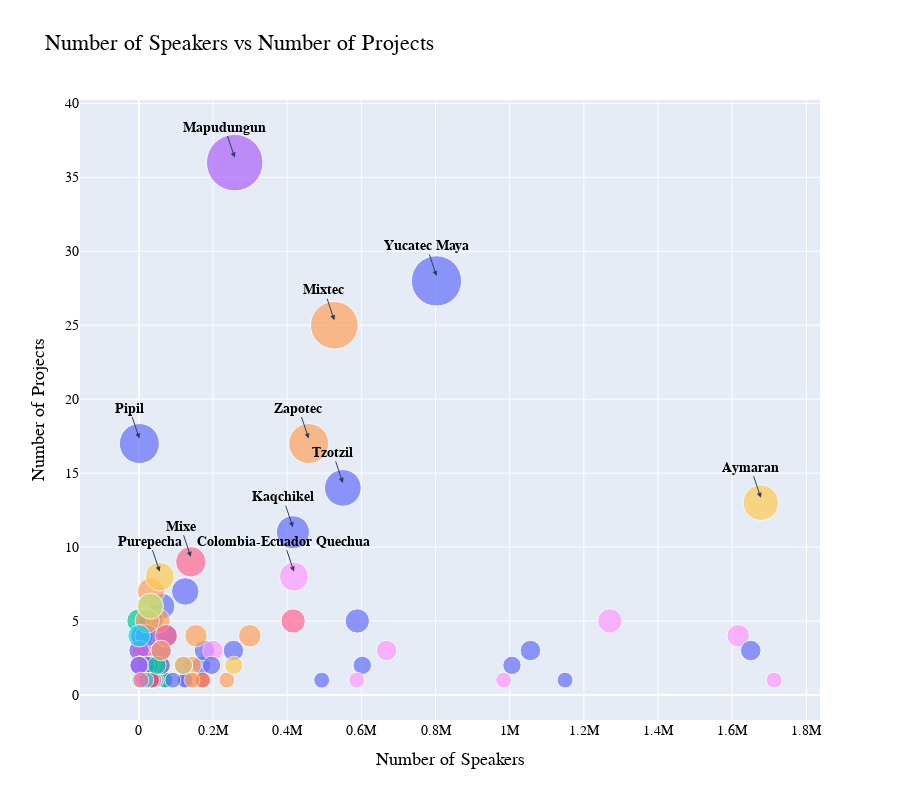

The notebook cell this image was saved under:
### Markdown cell above
## Correlation between number of speakers and number of projects

### Code cell
import plotly.express as px
import plotly.graph_objects as go
import numpy as np
from sklearn.linear_model import LinearRegression

# Prepare the data
#Exclude "Quechuan" and "Paraguayan Guarani" because they are outliers
df = df_projects.copy(deep=True)
df = df_projects[df_projects['Language'] != 'Quechuan']
df = df[df['Language'] != 'Paraguayan Guaraní']
df = df.groupby('Language').agg({'Speakers':'first', 'Project':'count', 'Family':'first', 'Country':'first', 'State initiative':'sum', 'External organization':'sum', 'Universities and institutes':'sum', 'Community':'sum'}).reset_index()

df['Adjusted Project'] = df['Project']+2

# Create the correlation plot
fig = px.scatter(df, x='Speakers', y='Project', size='Adjusted Project', color='Family', hover_data=['Language', 'Project'], height=800, size_max=40, title='Number of Speakers vs Number of Projects')


# Prepare the data for the regression model
X = df['Speakers'].values.reshape(-1, 1)

y = df['Project'].values

#Find regression line
# Create a linear regression model
model = LinearRegression()
model.fit(X, y)

# Predict y values
y_pred = model.predict(X)

# Print the R^2 value
print('R^2:', model.score(X, y))

# Create a trace for the regression line
trace = go.Scatter(x=df['Speakers'], y=y_pred, mode='lines', name='Regression Line')

# Add the regression line to the plot
# fig.add_trace(trace)

#Rename the legend title 
fig.update_layout(
    legend_title_text='Language Family',
    legend_title_font=dict(size=18, family='Arial', color='Black'),
    font=dict(size=16, family='Arial', color='Black'),
    showlegend=True
)

#Rename the axes
fig.update_xaxes(
    title_text='Number of Speakers',
    title_font=dict(size=18, family='Arial', color='Black'),
    tickfont=dict(size=14, family='Arial', color='Black')
)
fig.update_yaxes(
    title_text='Number of Projects',
    title_font=dict(size=18, family='Arial', color='Black'),
    tickfont=dict(size=14, family='Arial', color='Black')
)

#Hide the legend
fig.update_layout(showlegend=False)

#Write the name of the language in the circle for the 11 languages with the most projects
top_11 = df.nlargest(11, 'Project')
for i in range(11):
    fig.add_annotation(x=top_11.iloc[i]['Speakers'], y=top_11.iloc[i]['Project'], text=top_11.iloc[i]['Language'], showarrow=True,arrowhead=2, yshift=5, font=dict(size=14, color='Black', family='Arial', weight='bold'))

# Show the plot
fig.show()

### Figure 1 — Plotly figure (JSON) as saved in the notebook; plotly's stock layout.template omitted (floating-point values rounded to 4 significant figures)
{"data": [{"customdata": [["Achi"], ["Chol"], ["Chortí"], ["Chuj"], ["Huastec"], ["Itzá"], ["K'iche'"], ["Kaqchikel"], ["Kekchí"], ["Mam"], ["Popti'"], ["Poqomchi'"], ["Q'anjob'al"], ["Tabasco Chontal"], ["Tojolabal"], ["Tz'utujil"], ["Tzeltal"], ["Tzotzil"], ["Yucatec Maya"]], "hovertemplate": "Family=Mayan<br>Speakers=%{x}<br>Project=%{y}<br>Adjusted Project=%{marker.size}<br>Language=%{customdata[0]}<extra></extra>", "legendgroup": "Mayan", "marker": {"color": "#636efa", "size": [3, 5, 3, 8, 4, 3, 5, 13, 3, 4, 7, 3, 5, 4, 3, 6, 7, 16, 30], "sizemode": "area", "sizeref": 0.02375, "symbol": "circle"}, "mode": "markers", "name": "Mayan", "orientation": "v", "showlegend": true, "type": "scatter", "x": [124000, 255000, 16700, 62120, 169000, 410, 1055890, 415370, 1149200, 602400, 33080, 133000, 176900, 60600, 67000, 72400, 589000, 550000, 802520], "xaxis": "x", "y": [1, 3, 1, 6, 2, 1, 3, 11, 1, 2, 5, 1, 3, 2, 1, 4, 5, 14, 28], "yaxis": "y"}, {"customdata": [["Achuar-Shiwiar"], ["Aguaruna"], ["Huambisa"], ["Shuar"]], "hovertemplate": "Family=Chicham<br>Speakers=%{x}<br>Project=%{y}<br>Adjusted Project=%{marker.size}<br>Language=%{customdata[0]}<extra></extra>", "legendgroup": "Chicham", "marker": {"color": "#EF553B", "size": [6, 5, 3, 4], "sizemode": "area", "sizeref": 0.02375, "symbol": "circle"}, "mode": "markers", "name": "Chicham", "orientation": "v", "showlegend": true, "type": "scatter", "x": [7940, 53400, 10200, 42300], "xaxis": "x", "y": [4, 3, 1, 2], "yaxis": "y"}, {"customdata": [["Aché"], ["Chiriguanic"], ["Chiripá"], ["Cocama-Cocamilla"], ["Kaiwá"]], "hovertemplate": "Family=Tupian<br>Speakers=%{x}<br>Project=%{y}<br>Adjusted Project=%{marker.size}<br>Language=%{customdata[0]}<extra></extra>", "legendgroup": "Tupian", "marker": {"color": "#00cc96", "size": [5, 3, 3, 7, 3], "sizemode": "area", "sizeref": 0.02375, "symbol": "circle"}, "mode": "markers", "name": "Tupian", "orientation": "v", "showlegend": true, "type": "scatter", "x": [910, 71289, 16350, 250, 18000], "xaxis": "x", "y": [3, 1, 1, 5, 1], "yaxis": "y"}, {"customdata": [["Amarakaeri"]], "hovertemplate": "Family=Harakmbut<br>Speakers=%{x}<br>Project=%{y}<br>Adjusted Project=%{marker.size}<br>Language=%{customdata[0]}<extra></extra>", "legendgroup": "Harakmbut", "marker": {"color": "#ab63fa", "size": [3], "sizemode": "area", "sizeref": 0.02375, "symbol": "circle"}, "mode": "markers", "name": "Harakmbut", "orientation": "v", "showlegend": true, "type": "scatter", "x": [1910], "xaxis": "x", "y": [1], "yaxis": "y"}, {"customdata": [["Amuzgoan"], ["Atzingo Matlatzinca"], ["Chatino"], ["Chinantecan"], ["Chochotec"], ["Cuicatec"], ["Estado de México Otomi"], ["Ixcatec"], ["Ixcatlán Mazatec"], ["Jalapa De Díaz Mazatec"], ["Mazahua"], ["Mazatecan"], ["Mephaa"], ["Metlatónoc Mixtec"], ["Mixtec"], ["Northern Pame"], ["Ojitlán Chinantec"], ["Otomi"], ["Querétaro Otomi"], ["San Francisco Matlatzinca"], ["Santa María Zacatepec Mixtec"], ["Southern Pame"], ["Teotitlán del Valle Zapotec"], ["Teutila Cuicatec"], ["Tlacoatzintepec Chinantec"], ["Trique"], ["Usila Chinantec"], ["Zapotec"]], "hovertemplate": "Family=Otomanguean<br>Speakers=%{x}<br>Project=%{y}<br>Adjusted Project=%{marker.size}<br>Language=%{customdata[0]}<extra></extra>", "legendgroup": "Otomanguean", "marker": {"color": "#FFA15A", "size": [4, 3, 7, 4, 3, 3, 6, 3, 3, 3, 6, 3, 3, 3, 27, 3, 3, 6, 9, 3, 3, 3, 3, 3, 3, 8, 3, 19], "sizemode": "area", "sizeref": 0.02375, "symbol": "circle"}, "mode": "markers", "name": "Otomanguean", "orientation": "v", "showlegend": true, "type": "scatter", "x": [59900, 100, 52100, 144000, 850, 13000, 20000, 9, 8590, 17500, 154000, 237000, 147000, 46600, 527000, 340, 37900, 299000, 33000, 650, 2570, 0, 28000, 3140, 1720, 29500, 7410, 457882], "xaxis": "x", "y": [2, 1, 5, 2, 1, 1, 4, 1, 1, 1, 4, 1, 1, 1, 25, 1, 1, 4, 7, 1, 1, 1, 1, 1, 1, 6, 1, 17], "yaxis": "y"}, {"customdata": [["Arabela"], ["Iquito"], ["Záparo"]], "hovertemplate": "Family=Zaparoan<br>Speakers=%{x}<br>Project=%{y}<br>Adjusted Project=%{marker.size}<br>Language=%{customdata[0]}<extra></extra>", "legendgroup": "Zaparoan", "marker": {"color": "#19d3f3", "size": [3, 4, 3], "sizemode": "area", "sizeref": 0.02375, "symbol": "circle"}, "mode": "markers", "name": "Zaparoan", "orientation": "v", "showlegend": true, "type": "scatter", "x": [50, 25, 3], "xaxis": "x", "y": [1, 2, 1], "yaxis": "y"}, {"customdata": [["Asháninka"], ["Caquinte"], ["Ignaciano"], ["Machiguenga"], ["Nomatsiguenga"], ["Wayuu"], ["Yanesha'"], ["Yine"]], "hovertemplate": "Family=Arawakan<br>Speakers=%{x}<br>Project=%{y}<br>Adjusted Project=%{marker.size}<br>Language=%{customdata[0]}<extra></extra>", "legendgroup": "Arawakan", "marker": {"color": "#FF6692", "size": [4, 3, 3, 5, 5, 7, 3, 4], "sizemode": "area", "sizeref": 0.02375, "symbol": "circle"}, "mode": "markers", "name": "Arawakan", "orientation": "v", "showlegend": true, "type": "scatter", "x": [35200, 440, 1080, 21400, 8020, 416000, 7520, 3260], "xaxis": "x", "y": [2, 1, 1, 3, 3, 5, 1, 2], "yaxis": "y"}, {"customdata": [["Awa-Cuaiquer"], ["Cha'palaa"], ["Tsafiki"]], "hovertemplate": "Family=Barbacoan<br>Speakers=%{x}<br>Project=%{y}<br>Adjusted Project=%{marker.size}<br>Language=%{customdata[0]}<extra></extra>", "legendgroup": "Barbacoan", "marker": {"color": "#B6E880", "size": [3, 3, 4], "sizemode": "area", "sizeref": 0.02375, "symbol": "circle"}, "mode": "markers", "name": "Barbacoan", "orientation": "v", "showlegend": true, "type": "scatter", "x": [14100, 5870, 1870], "xaxis": "x", "y": [1, 1, 2], "yaxis": "y"}, {"customdata": [["Ayacucho Quechua"], ["Central Quechua I"], ["Colombia-Ecuador Quechua"], ["Colombian Inga"], ["Cuscan Quechua"], ["Cusco Quechua"], ["Eastern Apurímac Quechua"], ["Huaylay"], ["Lambayeque Quechua"], ["Santiago del Estero Quichua"], ["South Bolivian Quechua"]], "hovertemplate": "Family=Quechuan<br>Speakers=%{x}<br>Project=%{y}<br>Adjusted Project=%{marker.size}<br>Language=%{customdata[0]}<extra></extra>", "legendgroup": "Quechuan", "marker": {"color": "#FF97FF", "size": [7, 3, 10, 3, 3, 5, 5, 3, 3, 5, 6], "sizemode": "area", "sizeref": 0.02375, "symbol": "circle"}, "mode": "markers", "name": "Quechuan", "orientation": "v", "showlegend": true, "type": "scatter", "x": [1270000, 983540, 418000, 22000, 1713000, 668000, 200000, 587520, 30000, 60000, 1616120], "xaxis": "x", "y": [5, 1, 8, 1, 1, 3, 3, 1, 1, 3, 4], "yaxis": "y"}, {"customdata": [["Aymaran"], ["Jaqaru"]], "hovertemplate": "Family=Aymaran<br>Speakers=%{x}<br>Project=%{y}<br>Adjusted Project=%{marker.size}<br>Language=%{customdata[0]}<extra></extra>", "legendgroup": "Aymaran", "marker": {"color": "#FECB52", "size": [15, 3], "sizemode": "area", "sizeref": 0.02375, "symbol": "circle"}, "mode": "markers", "name": "Aymaran", "orientation": "v", "showlegend": true, "type": "scatter", "x": [1677100, 730], "xaxis": "x", "y": [13, 1], "yaxis": "y"}, {"customdata": [["Aztec"], ["Central Guerrero Nahuatl"], ["Central Huasteca Nahuatl"], ["Central Puebla Nahuatl"], ["Coran"], ["Eastern Huasteca Nahuatl"], ["Highland Puebla Nahuatl"], ["Huarijio"], ["Huasteca Nahuatl"], ["Huaxcaleca Nahuatl"], ["Huichol"], ["Isthmus Nahuatl"], ["Mayo"], ["Northern Oaxaca Nahuatl"], ["Northern Puebla Nahuatl"], ["Northern Tepehuan"], ["Orizaba Nahuatl"], ["Pipil"], ["Southeastern Tepehuan"], ["Tarahumaran"], ["Tepehuan"], ["Tlaxcala-Puebla-Central Nahuatl"], ["Western Durango Nahuatl"], ["Western Tarahumara"], ["Yaqui"]], "hovertemplate": "Family=Uto-Aztecan<br>Speakers=%{x}<br>Project=%{y}<br>Adjusted Project=%{marker.size}<br>Language=%{customdata[0]}<extra></extra>", "legendgroup": "Uto-Aztecan", "marker": {"color": "#636efa", "size": [5, 9, 4, 4, 3, 3, 3, 3, 4, 3, 5, 3, 4, 6, 4, 3, 4, 19, 3, 3, 4, 3, 3, 3, 6], "sizemode": "area", "sizeref": 0.02375, "symbol": "circle"}, "mode": "markers", "name": "Uto-Aztecan", "orientation": "v", "showlegend": true, "type": "scatter", "x": [1650000, 125000, 196000, 16000, 33200, 493000, 125000, 2140, 1006000, 7000, 60300, 38570, 25000, 8130, 60000, 9860, 120000, 1300, 10600, 91600, 29160, 40000, 900, 9230, 20040], "xaxis": "x", "y": [3, 7, 2, 2, 1, 1, 1, 1, 2, 1, 3, 1, 2, 4, 2, 1, 2, 17, 1, 1, 2, 1, 1, 1, 4], "yaxis": "y"}, {"customdata": [["Barí"], ["Bribri"], ["Ngäbere"], ["Rama"]], "hovertemplate": "Family=Chibchan<br>Speakers=%{x}<br>Project=%{y}<br>Adjusted Project=%{marker.size}<br>Language=%{customdata[0]}<extra></extra>", "legendgroup": "Chibchan", "marker": {"color": "#EF553B", "size": [3, 3, 3, 3], "sizemode": "area", "sizeref": 0.02375, "symbol": "circle"}, "mode": "markers", "name": "Chibchan", "orientation": "v", "showlegend": true, "type": "scatter", "x": [5020, 7000, 171840, 740], "xaxis": "x", "y": [1, 1, 1, 1], "yaxis": "y"}, {"customdata": [["Bora"]], "hovertemplate": "Family=Boran<br>Speakers=%{x}<br>Project=%{y}<br>Adjusted Project=%{marker.size}<br>Language=%{customdata[0]}<extra></extra>", "legendgroup": "Boran", "marker": {"color": "#00cc96", "size": [3], "sizemode": "area", "sizeref": 0.02375, "symbol": "circle"}, "mode": "markers", "name": "Boran", "orientation": "v", "showlegend": true, "type": "scatter", "x": [1350], "xaxis": "x", "y": [1], "yaxis": "y"}, {"customdata": [["Camsá"], ["Candoshi-Shapra"], ["Cofán"], ["Hoti"], ["Kunza"], ["Pumé"], ["Páez"], ["Seri"], ["Urarina"], ["Waorani"], ["Warao"]], "hovertemplate": "Family=-<br>Speakers=%{x}<br>Project=%{y}<br>Adjusted Project=%{marker.size}<br>Language=%{customdata[0]}<extra></extra>", "legendgroup": "-", "marker": {"color": "#ab63fa", "size": [3, 4, 3, 3, 4, 3, 5, 5, 3, 4, 3], "sizemode": "area", "sizeref": 0.02375, "symbol": "circle"}, "mode": "markers", "name": "-", "orientation": "v", "showlegend": true, "type": "scatter", "x": [4000, 3260, 1020, 1500, 0, 7900, 60000, 720, 4850, 1650, 32900], "xaxis": "x", "y": [1, 2, 1, 1, 2, 1, 3, 3, 1, 2, 1], "yaxis": "y"}, {"customdata": [["Capanahua"], ["Cashibo-Cacataibo"], ["Cashinahua"], ["Ese Ejja"], ["Matsés"], ["Sharanahua"], ["Shipibo-Conibo"], ["Yaminahua"], ["Yora"]], "hovertemplate": "Family=Pano-Tacanan<br>Speakers=%{x}<br>Project=%{y}<br>Adjusted Project=%{marker.size}<br>Language=%{customdata[0]}<extra></extra>", "legendgroup": "Pano-Tacanan", "marker": {"color": "#FFA15A", "size": [3, 3, 3, 3, 3, 3, 7, 3, 3], "sizemode": "area", "sizeref": 0.02375, "symbol": "circle"}, "mode": "markers", "name": "Pano-Tacanan", "orientation": "v", "showlegend": true, "type": "scatter", "x": [100, 2780, 7420, 1110, 6500, 499, 22500, 1951, 450], "xaxis": "x", "y": [1, 1, 1, 1, 1, 1, 5, 1, 1], "yaxis": "y"}, {"customdata": [["Chaima"], ["Macushi"], ["Yukpa"]], "hovertemplate": "Family=Cariban<br>Speakers=%{x}<br>Project=%{y}<br>Adjusted Project=%{marker.size}<br>Language=%{customdata[0]}<extra></extra>", "legendgroup": "Cariban", "marker": {"color": "#19d3f3", "size": [3, 3, 3], "sizemode": "area", "sizeref": 0.02375, "symbol": "circle"}, "mode": "markers", "name": "Cariban", "orientation": "v", "showlegend": true, "type": "scatter", "x": [63, 15930, 6020], "xaxis": "x", "y": [1, 1, 1], "yaxis": "y"}, {"customdata": [["Chiquitano"]], "hovertemplate": "Family=Chiquitano<br>Speakers=%{x}<br>Project=%{y}<br>Adjusted Project=%{marker.size}<br>Language=%{customdata[0]}<extra></extra>", "legendgroup": "Chiquitano", "marker": {"color": "#FF6692", "size": [4], "sizemode": "area", "sizeref": 0.02375, "symbol": "circle"}, "mode": "markers", "name": "Chiquitano", "orientation": "v", "showlegend": true, "type": "scatter", "x": [4670], "xaxis": "x", "y": [2], "yaxis": "y"}, {"customdata": [["Cubeo"], ["Kotiria-Piratapuyo"], ["Maijiki"], ["Secoya"], ["Sionan"], ["Wa'ikhana"]], "hovertemplate": "Family=Tucanoan<br>Speakers=%{x}<br>Project=%{y}<br>Adjusted Project=%{marker.size}<br>Language=%{customdata[0]}<extra></extra>", "legendgroup": "Tucanoan", "marker": {"color": "#B6E880", "size": [3, 4, 3, 4, 3, 3], "sizemode": "area", "sizeref": 0.02375, "symbol": "circle"}, "mode": "markers", "name": "Tucanoan", "orientation": "v", "showlegend": true, "type": "scatter", "x": [6260, 2630, 190, 1870, 460, 1330], "xaxis": "x", "y": [1, 2, 1, 2, 1, 1], "yaxis": "y"}, {"customdata": [["Epena"], ["Woun Meu"]], "hovertemplate": "Family=Chocoan<br>Speakers=%{x}<br>Project=%{y}<br>Adjusted Project=%{marker.size}<br>Language=%{customdata[0]}<extra></extra>", "legendgroup": "Chocoan", "marker": {"color": "#FF97FF", "size": [3, 3], "sizemode": "area", "sizeref": 0.02375, "symbol": "circle"}, "mode": "markers", "name": "Chocoan", "orientation": "v", "showlegend": true, "type": "scatter", "x": [3552, 10800], "xaxis": "x", "y": [1, 1], "yaxis": "y"}, {"customdata": [["Filomeno Mata Totonac"], ["Totonac"], ["Zapotitlán"]], "hovertemplate": "Family=Totonacan<br>Speakers=%{x}<br>Project=%{y}<br>Adjusted Project=%{marker.size}<br>Language=%{customdata[0]}<extra></extra>", "legendgroup": "Totonacan", "marker": {"color": "#FECB52", "size": [3, 4, 4], "sizemode": "area", "sizeref": 0.02375, "symbol": "circle"}, "mode": "markers", "name": "Totonacan", "orientation": "v", "showlegend": true, "type": "scatter", "x": [15100, 256000, 120000], "xaxis": "x", "y": [1, 2, 2], "yaxis": "y"}, {"customdata": [["Huavean"]], "hovertemplate": "Family=Huavean<br>Speakers=%{x}<br>Project=%{y}<br>Adjusted Project=%{marker.size}<br>Language=%{customdata[0]}<extra></extra>", "legendgroup": "Huavean", "marker": {"color": "#636efa", "size": [4], "sizemode": "area", "sizeref": 0.02375, "symbol": "circle"}, "mode": "markers", "name": "Huavean", "orientation": "v", "showlegend": true, "type": "scatter", "x": [18800], "xaxis": "x", "y": [2], "yaxis": "y"}, {"customdata": [["Jebero"], ["Shawi"]], "hovertemplate": "Family=Cahuapanan<br>Speakers=%{x}<br>Project=%{y}<br>Adjusted Project=%{marker.size}<br>Language=%{customdata[0]}<extra></extra>", "legendgroup": "Cahuapanan", "marker": {"color": "#EF553B", "size": [3, 3], "sizemode": "area", "sizeref": 0.02375, "symbol": "circle"}, "mode": "markers", "name": "Cahuapanan", "orientation": "v", "showlegend": true, "type": "scatter", "x": [30, 14000], "xaxis": "x", "y": [1, 1], "yaxis": "y"}, {"customdata": [["Lenca-Honduras"], ["Lenca-Salvador"]], "hovertemplate": "Family=Lencan<br>Speakers=%{x}<br>Project=%{y}<br>Adjusted Project=%{marker.size}<br>Language=%{customdata[0]}<extra></extra>", "legendgroup": "Lencan", "marker": {"color": "#00cc96", "size": [3, 3], "sizemode": "area", "sizeref": 0.02375, "symbol": "circle"}, "mode": "markers", "name": "Lencan", "orientation": "v", "showlegend": true, "type": "scatter", "x": [0, 0], "xaxis": "x", "y": [1, 1], "yaxis": "y"}, {"customdata": [["Mapudungun"]], "hovertemplate": "Family=Araucanian<br>Speakers=%{x}<br>Project=%{y}<br>Adjusted Project=%{marker.size}<br>Language=%{customdata[0]}<extra></extra>", "legendgroup": "Araucanian", "marker": {"color": "#ab63fa", "size": [38], "sizemode": "area", "sizeref": 0.02375, "symbol": "circle"}, "mode": "markers", "name": "Araucanian", "orientation": "v", "showlegend": true, "type": "scatter", "x": [258410], "xaxis": "x", "y": [36], "yaxis": "y"}, {"customdata": [["Mayangna"], ["Mískito"]], "hovertemplate": "Family=Misumalpan<br>Speakers=%{x}<br>Project=%{y}<br>Adjusted Project=%{marker.size}<br>Language=%{customdata[0]}<extra></extra>", "legendgroup": "Misumalpan", "marker": {"color": "#FFA15A", "size": [3, 3], "sizemode": "area", "sizeref": 0.02375, "symbol": "circle"}, "mode": "markers", "name": "Misumalpan", "orientation": "v", "showlegend": true, "type": "scatter", "x": [8700, 143000], "xaxis": "x", "y": [1, 1], "yaxis": "y"}, {"customdata": [["Minica Huitoto"], ["Murui Huitoto"], ["Nonuya"], ["Ocaina"]], "hovertemplate": "Family=Huitotoan<br>Speakers=%{x}<br>Project=%{y}<br>Adjusted Project=%{marker.size}<br>Language=%{customdata[0]}<extra></extra>", "legendgroup": "Huitotoan", "marker": {"color": "#19d3f3", "size": [3, 6, 3, 3], "sizemode": "area", "sizeref": 0.02375, "symbol": "circle"}, "mode": "markers", "name": "Huitotoan", "orientation": "v", "showlegend": true, "type": "scatter", "x": [1500, 600, 2, 55], "xaxis": "x", "y": [1, 4, 1, 1], "yaxis": "y"}, {"customdata": [["Mixe"], ["Zoque"]], "hovertemplate": "Family=Mixe-Zoque<br>Speakers=%{x}<br>Project=%{y}<br>Adjusted Project=%{marker.size}<br>Language=%{customdata[0]}<extra></extra>", "legendgroup": "Mixe-Zoque", "marker": {"color": "#FF6692", "size": [11, 6], "sizemode": "area", "sizeref": 0.02375, "symbol": "circle"}, "mode": "markers", "name": "Mixe-Zoque", "orientation": "v", "showlegend": true, "type": "scatter", "x": [140000, 74000], "xaxis": "x", "y": [9, 4], "yaxis": "y"}, {"customdata": [["Mocoví"], ["Toba"]], "hovertemplate": "Family=Guaicuruan<br>Speakers=%{x}<br>Project=%{y}<br>Adjusted Project=%{marker.size}<br>Language=%{customdata[0]}<extra></extra>", "legendgroup": "Guaicuruan", "marker": {"color": "#B6E880", "size": [3, 8], "sizemode": "area", "sizeref": 0.02375, "symbol": "circle"}, "mode": "markers", "name": "Guaicuruan", "orientation": "v", "showlegend": true, "type": "scatter", "x": [2780, 31580], "xaxis": "x", "y": [1, 6], "yaxis": "y"}, {"customdata": [["Nicaragua Creole English"], ["San Andres Creole English"]], "hovertemplate": "Family=Indo-European<br>Speakers=%{x}<br>Project=%{y}<br>Adjusted Project=%{marker.size}<br>Language=%{customdata[0]}<extra></extra>", "legendgroup": "Indo-European", "marker": {"color": "#FF97FF", "size": [3, 3], "sizemode": "area", "sizeref": 0.02375, "symbol": "circle"}, "mode": "markers", "name": "Indo-European", "orientation": "v", "showlegend": true, "type": "scatter", "x": [18400, 12000], "xaxis": "x", "y": [1, 1], "yaxis": "y"}, {"customdata": [["Purepecha"]], "hovertemplate": "Family=Tarascan<br>Speakers=%{x}<br>Project=%{y}<br>Adjusted Project=%{marker.size}<br>Language=%{customdata[0]}<extra></extra>", "legendgroup": "Tarascan", "marker": {"color": "#FECB52", "size": [10], "sizemode": "area", "sizeref": 0.02375, "symbol": "circle"}, "mode": "markers", "name": "Tarascan", "orientation": "v", "showlegend": true, "type": "scatter", "x": [56100], "xaxis": "x", "y": [8], "yaxis": "y"}, {"customdata": [["Rapanui"]], "hovertemplate": "Family=Austronesian<br>Speakers=%{x}<br>Project=%{y}<br>Adjusted Project=%{marker.size}<br>Language=%{customdata[0]}<extra></extra>", "legendgroup": "Austronesian", "marker": {"color": "#636efa", "size": [4], "sizemode": "area", "sizeref": 0.02375, "symbol": "circle"}, "mode": "markers", "name": "Austronesian", "orientation": "v", "showlegend": true, "type": "scatter", "x": [1000], "xaxis": "x", "y": [2], "yaxis": "y"}, {"customdata": [["Sikuani"]], "hovertemplate": "Family=Guahiboan<br>Speakers=%{x}<br>Project=%{y}<br>Adjusted Project=%{marker.size}<br>Language=%{customdata[0]}<extra></extra>", "legendgroup": "Guahiboan", "marker": {"color": "#EF553B", "size": [3], "sizemode": "area", "sizeref": 0.02375, "symbol": "circle"}, "mode": "markers", "name": "Guahiboan", "orientation": "v", "showlegend": true, "type": "scatter", "x": [35000], "xaxis": "x", "y": [1], "yaxis": "y"}, {"customdata": [["Ticuna"]], "hovertemplate": "Family=Ticuna-Yuri<br>Speakers=%{x}<br>Project=%{y}<br>Adjusted Project=%{marker.size}<br>Language=%{customdata[0]}<extra></extra>", "legendgroup": "Ticuna-Yuri", "marker": {"color": "#00cc96", "size": [4], "sizemode": "area", "sizeref": 0.02375, "symbol": "circle"}, "mode": "markers", "name": "Ticuna-Yuri", "orientation": "v", "showlegend": true, "type": "scatter", "x": [48580], "xaxis": "x", "y": [2], "yaxis": "y"}, {"customdata": [["Uru"]], "hovertemplate": "Family=Uru-Chipaya<br>Speakers=%{x}<br>Project=%{y}<br>Adjusted Project=%{marker.size}<br>Language=%{customdata[0]}<extra></extra>", "legendgroup": "Uru-Chipaya", "marker": {"color": "#ab63fa", "size": [4], "sizemode": "area", "sizeref": 0.02375, "symbol": "circle"}, "mode": "markers", "name": "Uru-Chipaya", "orientation": "v", "showlegend": true, "type": "scatter", "x": [0], "xaxis": "x", "y": [2], "yaxis": "y"}, {"customdata": [["Wichi"]], "hovertemplate": "Family=Matacoan<br>Speakers=%{x}<br>Project=%{y}<br>Adjusted Project=%{marker.size}<br>Language=%{customdata[0]}<extra></extra>", "legendgroup": "Matacoan", "marker": {"color": "#FFA15A", "size": [5], "sizemode": "area", "sizeref": 0.02375, "symbol": "circle"}, "mode": "markers", "name": "Matacoan", "orientation": "v", "showlegend": true, "type": "scatter", "x": [59930], "xaxis": "x", "y": [3], "yaxis": "y"}, {"customdata": [["Xavánte"]], "hovertemplate": "Family=Nuclear-Macro-Je<br>Speakers=%{x}<br>Project=%{y}<br>Adjusted Project=%{marker.size}<br>Language=%{customdata[0]}<extra></extra>", "legendgroup": "Nuclear-Macro-Je", "marker": {"color": "#19d3f3", "size": [3], "sizemode": "area", "sizeref": 0.02375, "symbol": "circle"}, "mode": "markers", "name": "Nuclear-Macro-Je", "orientation": "v", "showlegend": true, "type": "scatter", "x": [19000], "xaxis": "x", "y": [1], "yaxis": "y"}, {"customdata": [["Yagua"]], "hovertemplate": "Family=Peba-Yagua<br>Speakers=%{x}<br>Project=%{y}<br>Adjusted Project=%{marker.size}<br>Language=%{customdata[0]}<extra></extra>", "legendgroup": "Peba-Yagua", "marker": {"color": "#FF6692", "size": [3], "sizemode": "area", "sizeref": 0.02375, "symbol": "circle"}, "mode": "markers", "name": "Peba-Yagua", "orientation": "v", "showlegend": true, "type": "scatter", "x": [5300], "xaxis": "x", "y": [1], "yaxis": "y"}], "layout": {"annotations": [{"arrowhead": 2, "font": {"color": "Black", "family": "Arial", "size": 14, "weight": "bold"}, "showarrow": true, "text": "Mapudungun", "x": 258410, "y": 36, "yshift": 5}, {"arrowhead": 2, "font": {"color": "Black", "family": "Arial", "size": 14, "weight": "bold"}, "showarrow": true, "text": "Yucatec Maya", "x": 802520, "y": 28, "yshift": 5}, {"arrowhead": 2, "font": {"color": "Black", "family": "Arial", "size": 14, "weight": "bold"}, "showarrow": true, "text": "Mixtec", "x": 527000, "y": 25, "yshift": 5}, {"arrowhead": 2, "font": {"color": "Black", "family": "Arial", "size": 14, "weight": "bold"}, "showarrow": true, "text": "Pipil", "x": 1300, "y": 17, "yshift": 5}, {"arrowhead": 2, "font": {"color": "Black", "family": "Arial", "size": 14, "weight": "bold"}, "showarrow": true, "text": "Zapotec", "x": 457882, "y": 17, "yshift": 5}, {"arrowhead": 2, "font": {"color": "Black", "family": "Arial", "size": 14, "weight": "bold"}, "showarrow": true, "text": "Tzotzil", "x": 550000, "y": 14, "yshift": 5}, {"arrowhead": 2, "font": {"color": "Black", "family": "Arial", "size": 14, "weight": "bold"}, "showarrow": true, "text": "Aymaran", "x": 1677100, "y": 13, "yshift": 5}, {"arrowhead": 2, "font": {"color": "Black", "family": "Arial", "size": 14, "weight": "bold"}, "showarrow": true, "text": "Kaqchikel", "x": 415370, "y": 11, "yshift": 5}, {"arrowhead": 2, "font": {"color": "Black", "family": "Arial", "size": 14, "weight": "bold"}, "showarrow": true, "text": "Mixe", "x": 140000, "y": 9, "yshift": 5}, {"arrowhead": 2, "font": {"color": "Black", "family": "Arial", "size": 14, "weight": "bold"}, "showarrow": true, "text": "Colombia-Ecuador Quechua", "x": 418000, "y": 8, "yshift": 5}, {"arrowhead": 2, "font": {"color": "Black", "family": "Arial", "size": 14, "weight": "bold"}, "showarrow": true, "text": "Purepecha", "x": 56100, "y": 8, "yshift": 5}], "font": {"color": "Black", "family": "Arial", "size": 16}, "height": 800, "legend": {"itemsizing": "constant", "title": {"font": {"color": "Black", "family": "Arial", "size": 18}, "text": "Language Family"}, "tracegroupgap": 0}, "showlegend": false, "title": {"text": "Number of Speakers vs Number of Projects"}, "xaxis": {"anchor": "y", "domain": [0, 1], "tickfont": {"color": "Black", "family": "Arial", "size": 14}, "title": {"font": {"color": "Black", "family": "Arial", "size": 18}, "text": "Number of Speakers"}}, "yaxis": {"anchor": "x", "domain": [0, 1], "tickfont": {"color": "Black", "family": "Arial", "size": 14}, "title": {"font": {"color": "Black", "family": "Arial", "size": 18}, "text": "Number of Projects"}}}}
